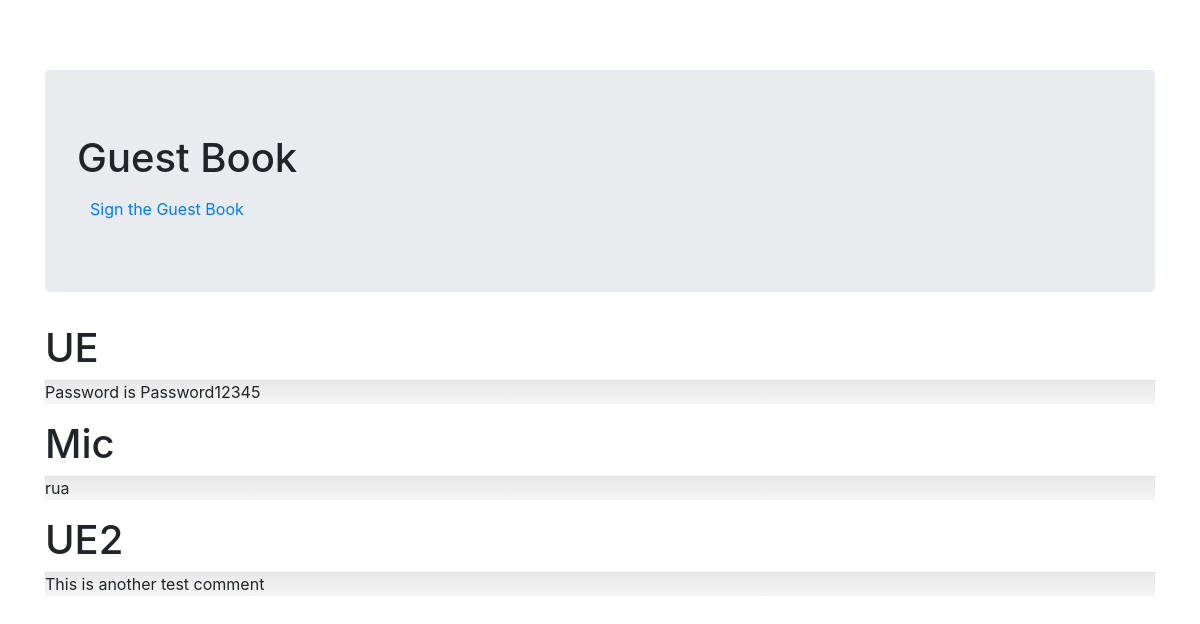
Page /test3/ on the earlier database version.
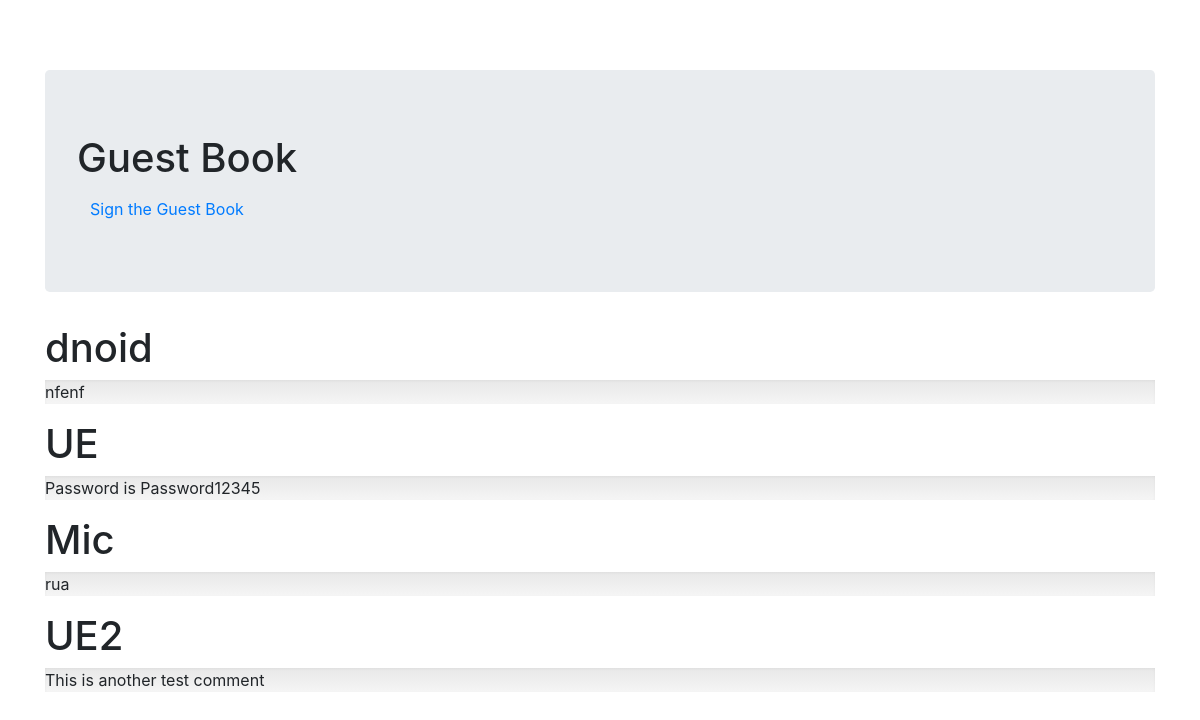
Same page on the later database version.
### test3/models.py (models this page shows, shortened)
class Comment(models.Model):
    name = models.CharField(max_length=20)
    comment = models.TextField()
    date_added = models.DateField(default=timezone.now)

### test3/views.py (the view)
# urls.py: path("", views.index, name="index"),
def index(request):
    comments = Comment.objects.order_by("-date_added")
    context = {"comments" : comments}
    return render(request, "test3/index.html", context)

### test3/templates/test3/index.html (shortened to what this page needs)
{% load static %}
<!DOCTYPE html>
<html lang="en">
<head>
    <link href="{% static 'test3/bootstrap.min.css' %}" rel="stylesheet">
    <link href="{% static 'test3/bootstrap-theme.min.css' %}" rel="stylesheet">
    <link href="{% static 'test3/theme.css' %}" rel="stylesheet">
</head>
<body>
    <div class="container theme-showcase" role="main">
        <div class="jumbotron">
            <h1>Guest Book</h1>
            <a type="button" class="btn btn-link" href="{% url 'sign' %}">Sign the Guest Book</a>
        </div>
        {% for c in comments %}
        <div class="page-header">
            <h1>{{ c.name }}</h1>
        </div>
        <div class="well">
            <p>{{ c.comment }}</p>
        </div>
        {% endfor %}
    </div>
</body>
</html>

Differences in the rows shown:
added Comment: name "dnoid", comment "nfenf"
